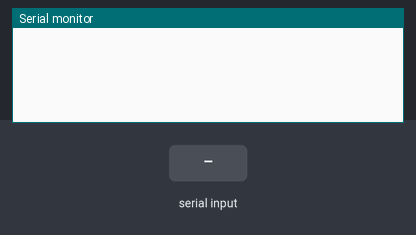
This sketch was run on a simulated Arduino Uno, built with avr-gcc and run on an emulated ATmega328P. On the bench: the last lines printed to the serial monitor. Inputs (shaded band) come from the test bench.

Above: at 1.2 s.
1.3 s: "90,45\n" received over Serial
At 2.5 s:
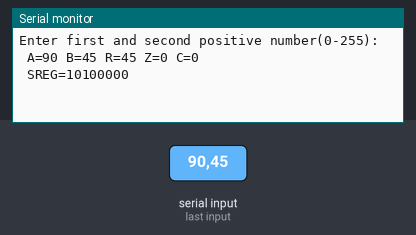
2.8 s: "30,150\n" received over Serial
At 2.87 s:
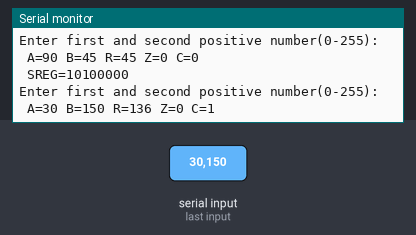

The sketch:

Lab_02_Code_1.ino
```cpp
// A = first number(operand); B = second number; R = result of subtraction; S = copy of SREG after subtraction
uint8_t A, B, R, S;                                         // uint8_t = 8-bit unsigned

void setup(){
  Serial.begin(9600);                                       // serial communication at 9600 baud
}

void loop(){
  if(!Serial.available()) {                                 // check if data arrived
    return;                                                 // if no, exit the loop
  }
  Serial.println("Enter first and second positive number(0-255):");

  A = Serial.parseInt();                                    // read first integer for serial input and store in A
  B = Serial.parseInt();                                    // read first integer for serial input and store in B
  while(Serial.available()) Serial.read();                  // clear char if remained from buffer

  asm volatile(                                             // start AVR assembly; volatile is used for not optimizing it
    "mov r16,%[a]\n"                                        // copy A into CPU r16 register
    "mov r17,%[b]\n"                                        // copy B into CPU r17 register
    "sub r16,r17\n"                                         // subtract r17 from r16 and store the result in r16, SREG is updated
    "in  r19,__SREG__\n"                                    // copy SREG status register into r19
    "mov %[r],r16\n"                                        // move result from r16 to into R (C variable)
    "mov %[s],r19\n"                                        // move SREG value from r19 to into S (C variable)
    : [r]"=r"(R), [s]"=r"(S)                                // output operands - write values into R and S
    : [a]"r"(A), [b]"r"(B)                                  // input operands - read values from A and B
    : "r16","r17","r19"                                     // clobber list - those registers are modified
  );
  Serial.print(" A=");Serial.print(A);                      // print A input number
  Serial.print(" B=");Serial.print(B);                      // print B input number
  Serial.print(" R=");Serial.print(R);                      // print Result(R) number
  Serial.print(" Z=");Serial.print((S>>1)&1);               // extract bit 1 of SREG and print Zero flag
  Serial.print(" C=");Serial.println(S&1);                  // extract bit 0 of SREG and print Carry flag
  Serial.print(" SREG=");
  for(int i=7; i>=0; i--) Serial.print((S>>i)&1);           // print SREG bit-by-bit
  Serial.println();
}
```

Measured:
- after the input at 1.3 s, the serial monitor: prints a new line at once (image 1)
- after the input at 2.8 s, the serial monitor: prints a new line after 0.05 s (image 2)
